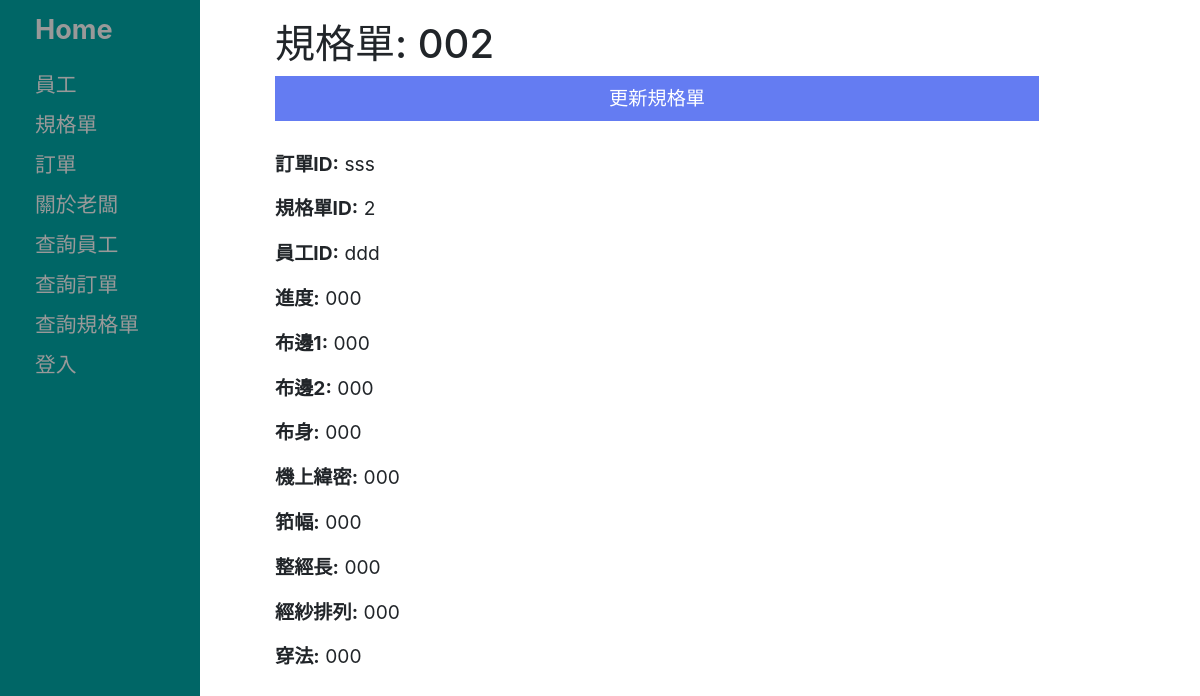
/onlineOrderSystem/datasheet/2, run on the app's committed database.
### onlineOrderSystem/models.py (models this page shows, shortened)
class DataSheet(models.Model):
    buBien1 = models.CharField('布邊1', max_length=30, help_text='布邊x/穿筘x根入/x根')
    buBien2 = models.CharField('布邊2', max_length=30, help_text='布邊x/穿筘x根入/x根')
    buSien = models.CharField('布身', max_length=30, help_text='布邊x/穿筘x根入/x根')
    weiMi = models.CharField('機上緯密', max_length=20, help_text='根/吋')
    koFu = models.CharField('筘幅', max_length=10, help_text='寸')
    length = models.CharField('整經長', max_length=10, help_text='y')
    id = models.AutoField(primary_key=True)
    orderFormID = models.CharField('訂單ID', max_length=20)
    progress = models.CharField('進度', max_length=100)
    staffID = models.CharField('員工ID', max_length=10)
    IDName = models.CharField('規格單ID', max_length=10)
    arrangement = models.CharField('經紗排列', max_length=100)
    sewingMethod = models.CharField('穿法', max_length=100)
    ...
    class Meta:
        db_table = "規格單"
        ordering = ['IDName']

### onlineOrderSystem/views.py (the view)
# urls.py: path('datasheet/<int:pk>', views.DataSheetDetailView.as_view(), name='datasheet-detail'),
class DataSheetDetailView(generic.DetailView):
    model = DataSheet
    context_object_name = 'data_sheet'
    template_name = 'onlineOrderSystem/DataSheet_detail.html'

### templates/onlineOrderSystem/DataSheet_detail.html
{% extends "base_generic.html" %}
{% block content %}
  <h1>規格單: {{ data_sheet.IDName }}</h1>
  <button onclick="location.href='{% url 'datasheet_update' data_sheet.pk %}'">更新規格單</button>
  <br><br>
  <p><strong>訂單ID:</strong> {{ data_sheet.orderFormID }}</p>
  <p><strong>規格單ID:</strong> {{ data_sheet.id }}</p>
  <p><strong>員工ID:</strong> {{ data_sheet.staffID }}</p>
  <p><strong>進度:</strong> {{ data_sheet.progress }}</p>
  <p><strong>布邊1:</strong> {{ data_sheet.buBien1 }}</p>
  <p><strong>布邊2:</strong> {{ data_sheet.buBien2 }}</p>
  <p><strong>布身:</strong> {{ data_sheet.buSien }}</p>
  <p><strong>機上緯密:</strong> {{ data_sheet.weiMi }}</p>
  <p><strong>筘幅:</strong> {{ data_sheet.koFu }}</p>
  <p><strong>整經長:</strong> {{ data_sheet.length }}</p>
  <p><strong>經紗排列:</strong> {{ data_sheet.arrangement }}</p>
  <p><strong>穿法:</strong> {{ data_sheet.sewingMethod }}</p>
{% endblock %}

### onlineOrderSystem/static/css/styles.css (style rules this page uses)
button { background-color: #647cf2; border: none; color: white; padding: 8px 20px; cursor: pointer; width:100%; }

### data on the page
DataSheet: IDName "002", orderFormID "sss", id "2", staffID "ddd", progress "000", buBien1 "000", buBien2 "000", buSien "000", weiMi "000", koFu "000", length "000", arrangement "000", sewingMethod "000"
